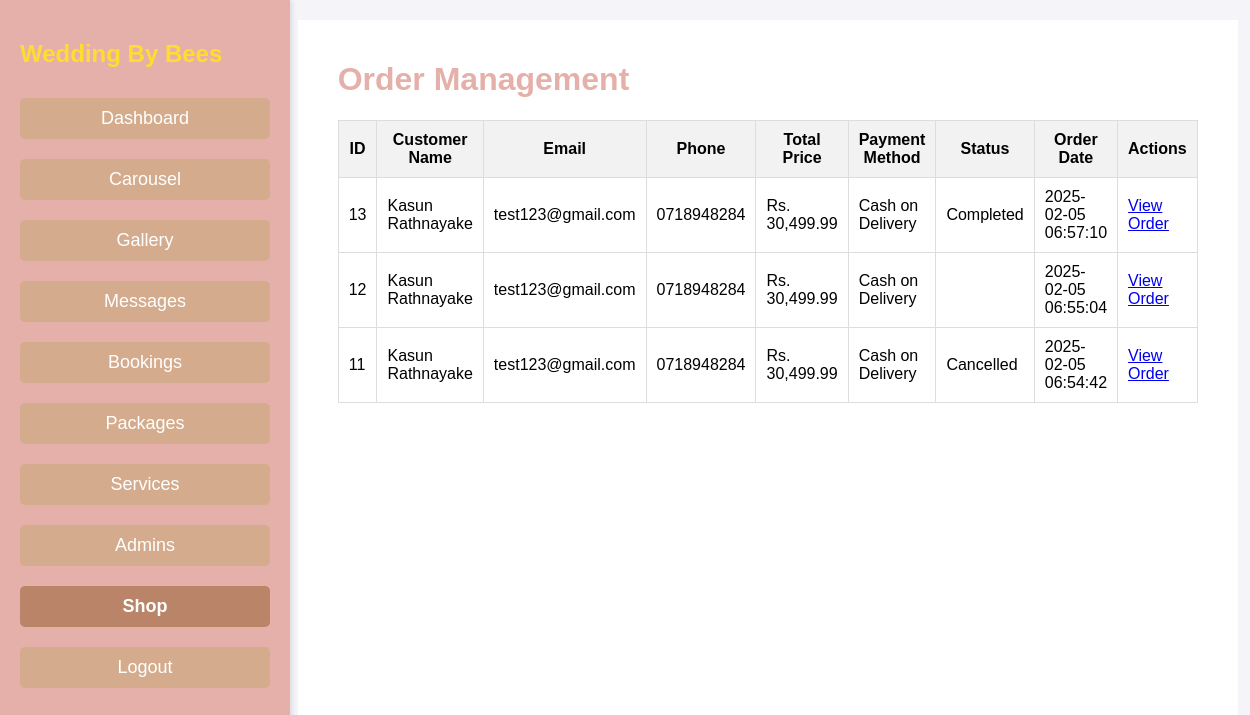
The app's page /admin/orders.php (signed in), older data.
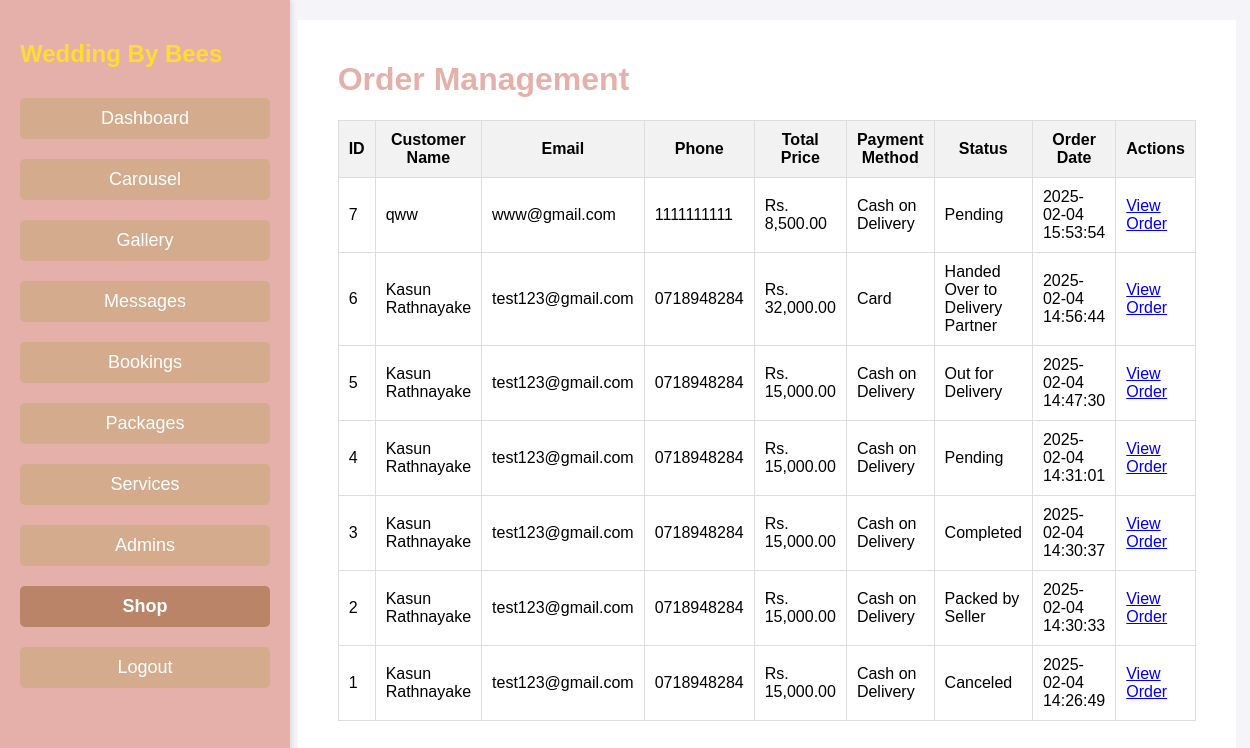
The same page, newer data.
### tables this page shows
CREATE TABLE `orders` (
  `id` int(11) NOT NULL,
  `customer_id` int(11) NOT NULL,
  `shipping_name` varchar(100) NOT NULL,
  `shipping_email` varchar(100) NOT NULL,
  `shipping_phone` varchar(15) NOT NULL,
  `shipping_address` text NOT NULL,
  `total_price` decimal(10,2) NOT NULL,
  `payment_method` enum('Cash on Delivery','Card') NOT NULL,
  `status` varchar(100) NOT NULL,
  `order_date` timestamp NOT NULL DEFAULT current_timestamp()
);

### admin/orders.php (the view, shortened to what this page needs)
<?php
include '../inc/links.php';
$sql = "SELECT id, customer_id, shipping_name, shipping_email, shipping_phone,
        shipping_address, total_price, payment_method, status, order_date
        FROM orders ORDER BY order_date DESC";
$result = $conn->query($sql);
$orders = array();
if ($result->num_rows > 0) {
    while ($row = $result->fetch_assoc()) {
        $orders[] = $row;
    }
}
?>
<!DOCTYPE html>
<html lang="en">
<head>
    <link rel="stylesheet" href="../css/dashboard.css">
</head>
<body>
<div class="dashboard-container">
    <?php include 'header.php'; ?>
    <div class="main-content">
        <div class="order-section">
            <h1>Order Management</h1>
            <table class="table table-bordered">
                <thead>
                    <tr>
                        <th>ID</th>
                        <th>Customer Name</th>
                        <th>Email</th>
                        <th>Phone</th>
                        <th>Total Price</th>
                        <th>Payment Method</th>
                        <th>Status</th>
                        <th>Order Date</th>
                        <th>Actions</th>
                    </tr>
                </thead>
                <tbody>
                    <?php
                    if (!empty($orders)) {
                        foreach ($orders as $order) {
                            echo "<tr>";
                            echo "<td>" . $order['id'] . "</td>";
                            echo "<td>" . $order['shipping_name'] . "</td>";
                            echo "<td>" . $order['shipping_email'] . "</td>";
                            echo "<td>" . $order['shipping_phone'] . "</td>";
                            echo "<td>Rs. " . number_format($order['total_price'], 2) . "</td>";
                            echo "<td>" . ucfirst($order['payment_method']) . "</td>";
                            echo "<td>" . ucfirst($order['status']) . "</td>";
                            echo "<td>" . $order['order_date'] . "</td>";
                            echo "<td>
                                    <a href='order_details.php?order_id=" . $order['id'] . "' class='btn btn-info'>View Order</a>
                                  </td>";
                            echo "</tr>";
                        }
                    } else {
                        echo "<tr><td colspan='9'>No orders found.</td></tr>";
                    }
                    ?>
                </tbody>
            </table>
        </div>
    </div>
</div>
</body>
</html>

### inc/links.php (shortened to what this page needs)
<link rel="stylesheet" href="https://cdnjs.cloudflare.com/ajax/libs/font-awesome/6.0.0-beta3/css/all.min.css">
<link rel="stylesheet" href="../css/alerts.css">
<link rel="stylesheet" href="../css/header.css">

### admin/header.php (shortened to what this page needs)
<?php
$current_page = basename($_SERVER['PHP_SELF']);
?>
<button class="menu-toggle" onclick="toggleSidebar()">
</button>
<div class="sidebar">
    <h2 style="color:#ffdc30;">Wedding By Bees</h2>
    <nav>
        <ul>
            <li><a href="dashboard.php" class="<?php echo ($current_page == 'dashboard.php') ? 'active' : ''; ?>">Dashboard</a></li>
            <li><a href="carousel.php" class="<?php echo ($current_page == 'carousel.php') ? 'active' : ''; ?>">Carousel</a></li>
            <li><a href="gallery.php" class="<?php echo ($current_page == 'gallery.php') ? 'active' : ''; ?>">Gallery</a></li>
            <li><a href="messages.php" class="<?php echo ($current_page == 'messages.php') ? 'active' : ''; ?>">Messages</a></li>
            <li><a href="bookings.php" class="<?php echo ($current_page == 'bookings.php') ? 'active' : ''; ?>">Bookings</a></li>
            <li><a href="packages.php" class="<?php echo ($current_page == 'packages.php') ? 'active' : ''; ?>">Packages</a></li>
            <li><a href="services.php" class="<?php echo ($current_page == 'services.php') ? 'active' : ''; ?>">Services</a></li>
            <li><a href="admins.php" class="<?php echo ($current_page == 'admins.php') ? 'active' : ''; ?>">Admins</a></li>
            <li class="dropdown">
                <a href="#" class="<?php echo ($current_page == 'products.php' || $current_page == 'orders.php') ? 'active' : ''; ?>" onclick="toggleDropdown('shopDropdown')">
                    Shop
                </a>
            </li>
            <li><a href="logout.php" onclick="return confirmLogout();" class="">Logout</a></li>
        </ul>
    </nav>
</div>

### css/header.css (style rules this page uses)
body { font-family: Arial, sans-serif; background-color: transparent; margin: 0; padding: 0; display: flex; background-attachment: fixed; border-color: transparent; }
.dashboard-container { display: flex; width: 100%; height: 100vh; }
.sidebar { position: fixed; top: 0; left: 0; width: 250px; height: 100vh; background-color: #e6b0aa; padding: 20px; box-shadow: 2px 0 5px rgba(0, 0, 0, 0.1); overflow-y: auto; }
.sidebar h2 { color: white; margin-bottom: 30px; }
.sidebar ul { list-style-type: none; padding: 0; }
.sidebar ul li { margin-bottom: 20px; }
.sidebar ul li a { text-decoration: none; color: white; font-size: 18px; padding: 10px; display: block; border-radius: 5px; background-color: #d4ac8d; text-align: center; }
.main-content { flex-grow: 1; padding: 40px; background-color: #fff; }
.main-content h1 { color: #e6b0aa; }
.sidebar ul li a.active { background-color: #b98468; color: #fff; font-weight: bold; }
.sidebar { position: fixed; top: 0; left: 0; width: 250px; height: 100vh; background-color: #e6b0aa; padding: 20px; box-shadow: 2px 0 5px rgba(0, 0, 0, 0.1); overflow-y: auto; z-index: 1000; }
.main-content { flex-grow: 1; padding: 40px; background-color: #fff; margin-left: 250px; }

### css/dashboard.css (style rules this page uses)
.dashboard-container { padding: 20px; width: calc(100% - 250px); border-color: white; }
table { width: 100%; border-collapse: collapse; margin-top: 10px; }
table, th, td { border: 1px solid #ddd; padding: 10px; }
th { background-color: #f2f2f2; }
td { text-align: left; }
body { margin: 0; font-family: Arial, sans-serif; background-attachment: fixed; border-color: transparent; }
.dashboard-container { padding: 20px; width: calc(100% - 250px); }
.main-content { padding-top: 20px; }
.dashboard-container { width: 100%; margin: 0 auto; padding: 20px; font-family: Arial, sans-serif; background-color: #f4f4f9; border-color: white; }

### admin/header.php (style rules this page uses)
.sidebar a { text-decoration: none; color: #fff; display: block; margin: 10px 0; padding: 10px; transition: all 0.3s ease; }
.sidebar a.active { background-color: #ffdc30; color: #000; font-weight: bold; }

Row changes from the older to the newer data that the page shows:
removed orders: id "13", shipping_name "Kasun Rathnayake", shipping_email "test123@gmail.com", shipping_phone "0718948284", total_price "30,499.99", payment_method "Cash on Delivery", status "Completed", order_date "2025-02-05 06:57:10"
removed orders: id "12", shipping_name "Kasun Rathnayake", shipping_email "test123@gmail.com", shipping_phone "0718948284", total_price "30,499.99", payment_method "Cash on Delivery", order_date "2025-02-05 06:55:04"
removed orders: id "11", shipping_name "Kasun Rathnayake", shipping_email "test123@gmail.com", shipping_phone "0718948284", total_price "30,499.99", payment_method "Cash on Delivery", status "Cancelled", order_date "2025-02-05 06:54:42"
added orders: id "7", shipping_name "qww", shipping_email "www@gmail.com", shipping_phone "1111111111", total_price "8,500.00", payment_method "Cash on Delivery", status "Pending", order_date "2025-02-04 15:53:54"
added orders: id "6", shipping_name "Kasun Rathnayake", shipping_email "test123@gmail.com", shipping_phone "0718948284", total_price "32,000.00", payment_method "Card", status "Handed Over to Delivery Partner", order_date "2025-02-04 14:56:44"
added orders: id "5", shipping_name "Kasun Rathnayake", shipping_email "test123@gmail.com", shipping_phone "0718948284", total_price "15,000.00", payment_method "Cash on Delivery", status "Out for Delivery", order_date "2025-02-04 14:47:30"
added orders: id "4", shipping_name "Kasun Rathnayake", shipping_email "test123@gmail.com", shipping_phone "0718948284", total_price "15,000.00", payment_method "Cash on Delivery", status "Pending", order_date "2025-02-04 14:31:01"
added orders: id "3", shipping_name "Kasun Rathnayake", shipping_email "test123@gmail.com", shipping_phone "0718948284", total_price "15,000.00", payment_method "Cash on Delivery", status "Completed", order_date "2025-02-04 14:30:37"
added orders: id "2", shipping_name "Kasun Rathnayake", shipping_email "test123@gmail.com", shipping_phone "0718948284", total_price "15,000.00", payment_method "Cash on Delivery", status "Packed by Seller", order_date "2025-02-04 14:30:33"
added orders: id "1", shipping_name "Kasun Rathnayake", shipping_email "test123@gmail.com", shipping_phone "0718948284", total_price "15,000.00", payment_method "Cash on Delivery", status "Canceled", order_date "2025-02-04 14:26:49"
